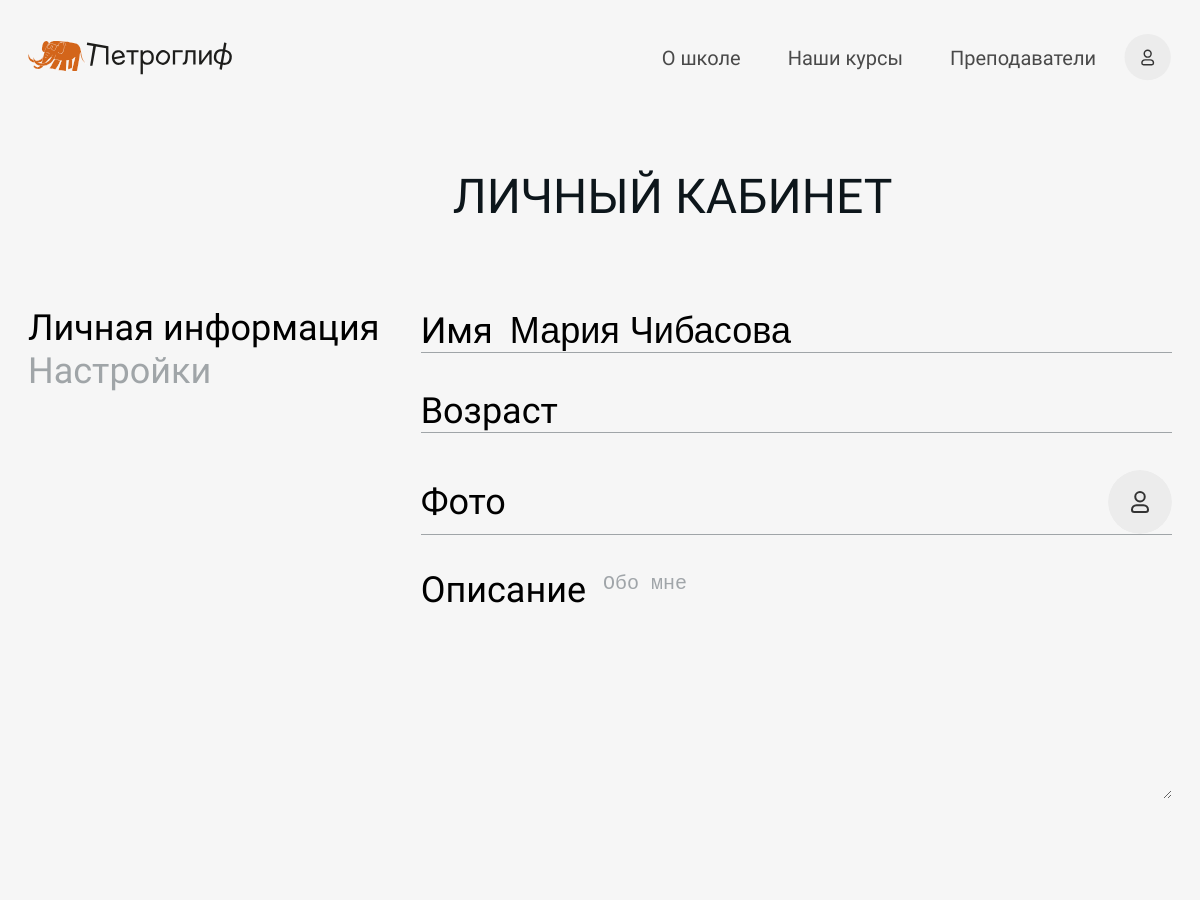
The app's page /self-page/ (signed in, upper part), older data.
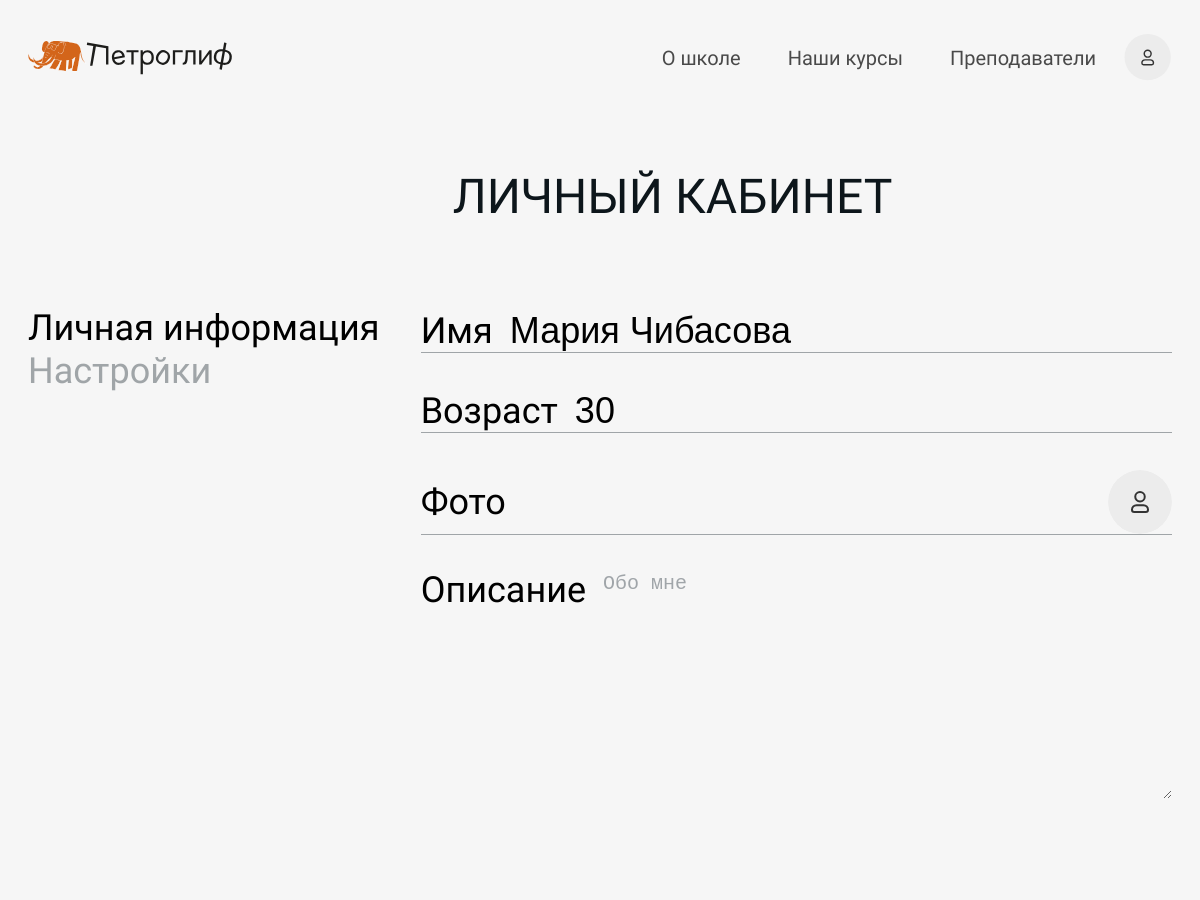
The same page, newer data.
### authapp/models.py (models this page shows, shortened)
class StudentUser(AbstractUser):
    id = models.UUIDField(default=uuid4, primary_key=True)
    username = None
    first_name = models.CharField(verbose_name="Имя", max_length=30, blank=False)
    email = models.EmailField(verbose_name="Адрес электронной почты", unique=True, blank=False,
                              validators=[EmailValidator])
    phone_number = models.CharField(verbose_name="Номер телефона", max_length=13, unique=True, blank=False)
    age = models.IntegerField(verbose_name="Возраст", blank=True, null=True)
    bio = models.TextField(verbose_name="Биография", blank=True)
    courses = models.ManyToManyField(Course, verbose_name="Курсы", blank=True, related_name="students")
    created_at = models.DateTimeField(verbose_name='Создан', auto_now_add=True)
    updated_at = models.DateTimeField(verbose_name='Обновлен', auto_now=True)
    deleted = models.BooleanField(default=False)
    activation_key = models.CharField(max_length=128, blank=True)
    activation_key_expires = models.DateTimeField(default=(now() + timedelta(hours=48)))
    objects = StudentUserManager()
    USERNAME_FIELD = 'email'
    REQUIRED_FIELDS = ['first_name', 'phone_number']

### mainapp/views.py (the view)
# urls.py: path('self-page/', main_views.view_self_page, name='self-page'),
def view_self_page(request):
    current_user = request.user
    if current_user.is_authenticated:
        context = {'user': current_user,  }
        return render(request, 'mainapp/self_page.html', context)
    else:
        messages.error(request, 'Для входа в личный кабинет Вам необходимо авторизоваться')
        return redirect('index')

### authapp/auth.py (called while the page is built)
    def get_user(self, user_id):
        try:
            return User.objects.get(pk=user_id)
        except User.DoesNotExist:
            return None

### mainapp/templates/mainapp/self_page.html (shortened to what this page needs)
{% extends "mainapp/base.html" %}
{% block content %}
    {% include "mainapp/parts_pages/self__page.html" %}
{% endblock %}

### mainapp/templates/mainapp/parts_pages/self__page.html (shortened to what this page needs)
{% load static %}
<div class="site-box">
    <div class="self-cabinet">
        <div></div>
        <div><h1 class="section__title">Личный кабинет</h1></div>
        <div>
            <p class="self__information-title self__information-active">Личная информация</p>
            <p class="self__settings-title">Настройки</p>
        </div>
        <div>
            <form action="/self-page-info/" class="self__information-form self__information-active" enctype="multipart/form-data" method="POST">
                <div class="self__block_bottom">
                    <label for="self__input-field__name" class="self__input-field__label">Имя</label>
                    <input value="{{ user.first_name }}" class="self__input-field__input" type="text" name="name" id="self__input-field__name" placeholder="Федя Иванов" required>
                </div>
                <div class="self__block_bottom">
                    <label for="self__input-field__age" class="self__input-field__label">Возраст</label>
                    {% if user.age %}
                        <input value="{{ user.age }}" class="self__input-field__input" type="text" name="age" id="self__input-field__age" placeholder="10" required>
                    {% else %}
                        <input value="" class="self__input-field__input" type="text" name="age" id="self__input-field__age" placeholder="" required>
                    {% endif %}
                </div>
                <div class="self__block_bottom">
                    <label for="self__input-field__photo" class="self__input-field__label">Фото</label>
                    <label for="self__input-field__photo" class="self__input-field__svg">
                        <div id="self__input-field__svg">
                        </div>
                    </label>
                </div>
                <div class="self__block_user">
                    <label for="self__input-field__user" class="self__input-field__label">Описание</label>
                    <textarea name="about" id="self__input-field__user" placeholder="Обо мне">{{ user.bio }}</textarea>
                </div>
            </form>
        </div>
    </div>
</div>

Row changes from the older to the newer data that the page shows:
changed StudentUser "Мария Чибасова": age (not shown) → "30"
